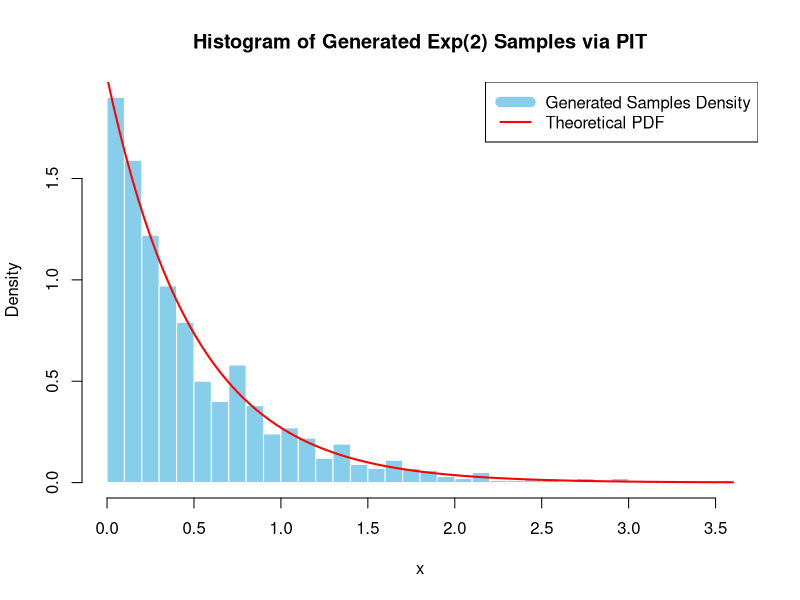

Reproduce this figure in R.
# --- Exercise: Draw 1,000 samples from Exp(lambda=2) using the PIT ---

# 1. Define the parameters
n <- 1000       # Number of samples to generate
lambda <- 2     # Parameter of the Exponential distribution

# --- Step 2: Draw n samples from the standard uniform distribution U(0, 1) ---
# The runif() function in R generates uniform random numbers.
u_samples <- runif(n)

# --- Step 3: Apply the Inverse CDF (PIT Transform) to get Exponential samples ---
# The derived Inverse CDF for Exp(lambda) is F_X^{-1}(u) = - (1/lambda) * log(u)
x_samples <- -(1/lambda) * log(u_samples)

# --- Output and Verification (Optional but Recommended) ---

# Print the first few generated samples
cat("First 10 generated Exponential samples (lambda=2):\n")
print(head(x_samples, 10))

# Calculate the mean of the generated samples. 
# Theoretical mean of Exp(lambda=2) is 1/lambda = 1/2 = 0.5.
empirical_mean <- mean(x_samples)
cat("\nEmpirical Mean:", round(empirical_mean, 4), "\n")
cat("Theoretical Mean (1/lambda):", 1/lambda, "\n")

# A histogram can visually confirm the Exponential shape.
hist(x_samples, 
     breaks = 50, 
     main = "Histogram of Generated Exp(2) Samples via PIT", 
     xlab = "x", 
     col = "skyblue", 
     border = "white",
     freq = FALSE)

# Add the theoretical probability density function (PDF) curve for comparison.
curve(dexp(x, rate = lambda), 
      add = TRUE, 
      col = "red", 
      lwd = 2)

legend("topright", 
       legend = c("Generated Samples Density", "Theoretical PDF"), 
       col = c("skyblue", "red"), 
       lty = c(1, 1), 
       lwd = c(10, 2))
